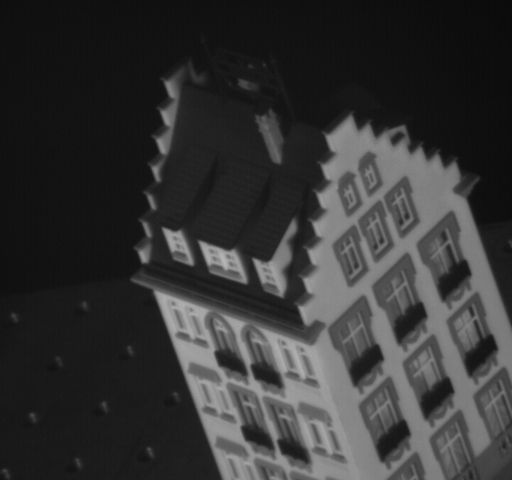
#> input picture Sheet12/data/frame00000001.jpg, 512 x 480 px; its folder holds only this picture in this run
$ python task01.py
#> lines starting #> are read from the running program, lines starting #| are printed output that depends on the picture; after the words box and inside, x2 and y2 are one past the last pixel; in counts of white or black regions, pixels touching at a corner belong together
import numpy as np
import cv2
import matplotlib.pyplot as plt
import matplotlib.animation as animation
from matplotlib.animation import FFMpegWriter
import os
import os.path as osp

# --- this are all the imports you are supposed to use!
# --- please do not add more imports!

n_views = 101
n_features = 215
data_matrix = np.genfromtxt('./data/data_matrix.txt', dtype=float, skip_header=0)
fig = plt.figure()
image_prefix = "./data/"
image_suffix = ".jpg"
images_files_list = [osp.join(image_prefix, f) for f in os.listdir(image_prefix)
                     if osp.isfile(osp.join(image_prefix, f)) and f.endswith(image_suffix)]
image_list = []
red = [0,0,255]
#print(data_matrix.shape)
M, N = int(data_matrix.shape[0] / 2), data_matrix.shape[1]
data = np.zeros((M, N, 2), dtype=int)
for i in range(2*M):
    data[int(i / 2), :, i%2] = data_matrix[i, :]
k = 0
for img_file in images_files_list: #assuming gif
    im = cv2.imread(img_file)
#> im is the input picture: shape (480, 512, 3); min 11, max 183, mean 53.1
    for i in range (N):
        cv2.circle(im, (data[k, i , 0],data[k, i , 1]), 1, red, 5)
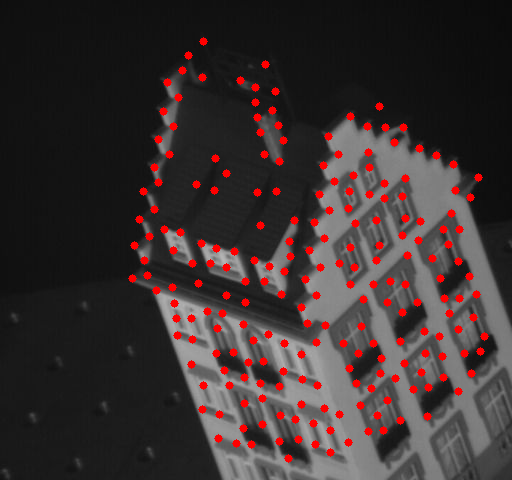
#> im: shape (480, 512, 3); 4.29% of pixels changed, all inside (x1, y1, x2, y2) = (128, 37, 489, 463)
    img = plt.imshow(im, animated=True)
    image_list.append([img])
    k+=1
    #plt.show()

ani = animation.ArtistAnimation(fig, image_list, interval = 50, blit=False, repeat_delay = 1000)
#writer = FFMpegWriter(fps=15, metadata=dict(artist='Me'), bitrate=1800)
ani.save('basic_animation.mp4', writer='ffmpeg')
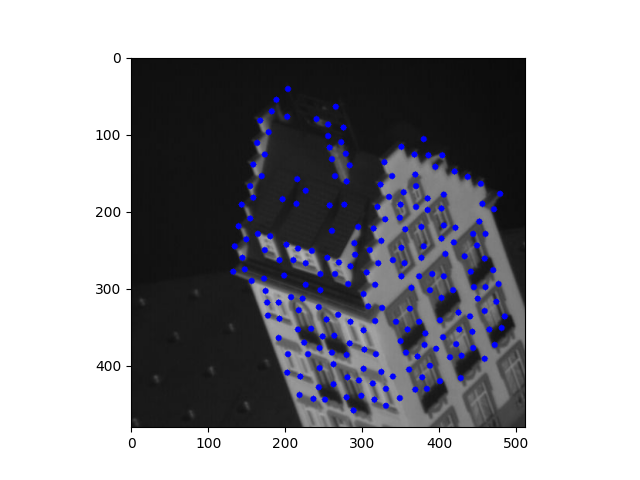
#> saved as basic_animation.mp4: PIL image 640x480 RGBA; mean R, G, B, A 156, 156, 161.2, 255

#print(data_matrix.shape)
#print(data_matrix[0][:])
plt.show()


# --- add your code here ---
